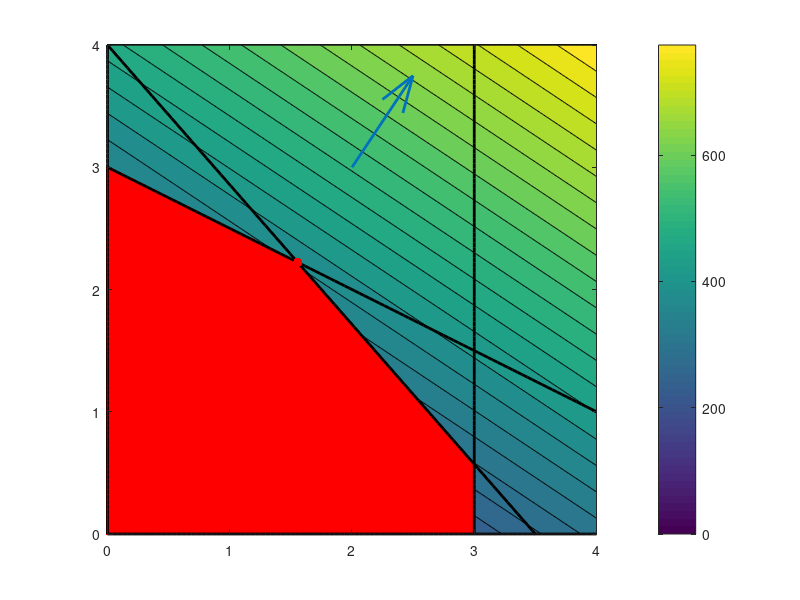
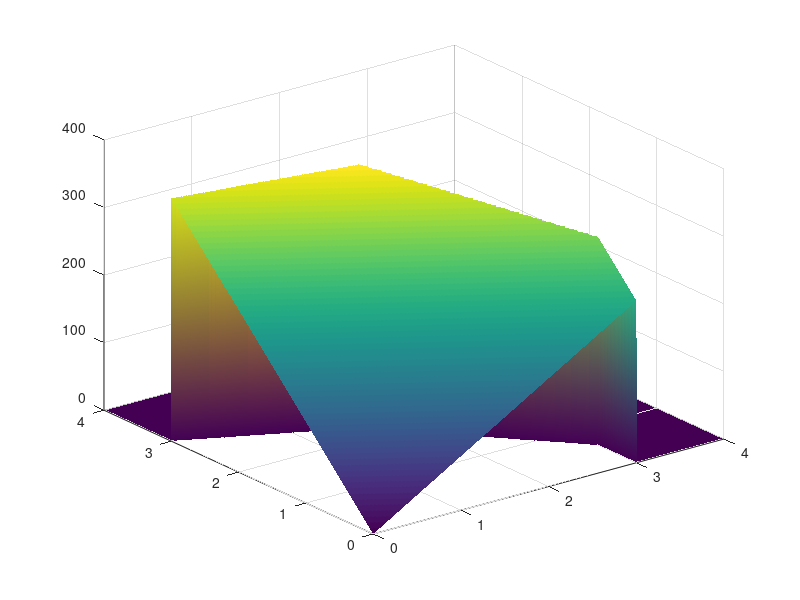

MATLAB code to generate these figures, in order:
%%
clear, close all;

%% define and plot objective function
f = @(x,y) 80*x + 120*y;
[X, Y] = meshgrid(linspace(0,4, 401));
contourf(X, Y, f(X,Y), 30); colorbar;
xlim([0,4]), ylim([0,4]), axis equal, hold on;

%% plot (normalized) gradient
grad_f = [80; 120];
grad_f = grad_f / norm(grad_f);
quiver(2, 3, grad_f(1), grad_f(2), 'linewidth', 2)

%% determine and plot feasible region
idx1 = X + 2*Y <= 6;                        % constraint 1
idx2 = 8*X + 7*Y <= 28;                     % constraint 2
idx3 = X <= 3;                              % constraint 3
idx4 = X >= 0;                              % constraint 4
idx5 = Y >= 0;                              % constraint 5
idx = idx1 & idx2 & idx3 & idx4 & idx5;
Xf = X(idx); Yf = Y(idx);
plot(Xf, Yf, '.r')


%% plot boundary of feasible region
t = linspace(0,4);
lw = 'linewidth';
plot(t, (6-t)/2, '-k',lw,2)                      % constraint bdry 1
plot(t, (28-8*t)/7, '-k',lw,2)                   % constraint bdry 2
plot(3*ones(size(t)), t, '-k',lw,2)              % constraint bdry 3
plot(zeros(size(t)), t, '-k',lw,2)               % constraint bdry 4
plot(t, zeros(size(t)), '-k',lw,2)               % constraint bdry 5

%% find solution as interection of constraints bdry 1 and 2
% lazy solution: x = fzero(@(x) (6-x)/2 - (28-8*x)/7, 1); y = (6-x)/2;
% exact solution:
% (6-x)/2 - (28-8*x)/7 = 0
% 3 - x/2 = 4 - 8x/7
% 8x/7 - x/2 = 1
% (16-7)x/14 = 1
%y = 3 - x/2 = 3 - 14/18 = 40/18 = 20/9
plot(14/9,20/9,'r.','MarkerSize',20)
%exportgraphics(gcf,'feasible_region.png')

%% 3D plot

figure
surf(X,Y,f(X,Y).*idx), shading interp